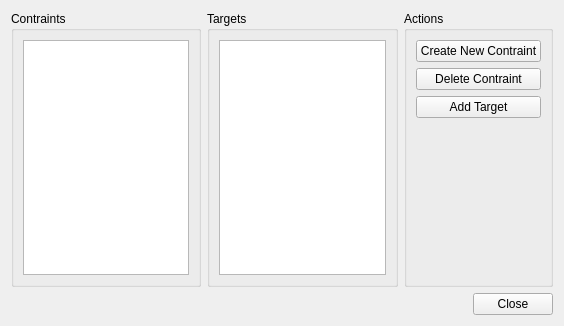
<?xml version="1.0" encoding="UTF-8"?>
<ui version="4.0">
 <class>Form</class>
 <widget class="QWidget" name="Form">
  <property name="geometry">
   <rect>
    <x>0</x>
    <y>0</y>
    <width>564</width>
    <height>326</height>
   </rect>
  </property>
  <property name="windowTitle">
   <string>Form</string>
  </property>
  <layout class="QVBoxLayout" name="verticalLayout_4">
   <item>
    <layout class="QVBoxLayout" name="verticalLayout_3">
     <item>
      <layout class="QHBoxLayout" name="horizontalLayout_2">
       <item>
        <widget class="QGroupBox" name="groupBox">
         <property name="title">
          <string>Contraints</string>
         </property>
         <layout class="QVBoxLayout" name="verticalLayout">
          <item>
           <widget class="QListWidget" name="constraints_LW"/>
          </item>
         </layout>
        </widget>
       </item>
       <item>
        <widget class="QGroupBox" name="groupBox_2">
         <property name="title">
          <string>Targets</string>
         </property>
         <layout class="QHBoxLayout" name="horizontalLayout">
          <item>
           <widget class="QListWidget" name="targets_LW"/>
          </item>
         </layout>
        </widget>
       </item>
       <item>
        <widget class="QGroupBox" name="groupBox_3">
         <property name="title">
          <string>Actions</string>
         </property>
         <layout class="QVBoxLayout" name="verticalLayout_2">
          <item>
           <widget class="QPushButton" name="create_new_constraint_PB">
            <property name="text">
             <string>Create New Contraint</string>
            </property>
           </widget>
          </item>
          <item>
           <widget class="QPushButton" name="delete_constraint_PB">
            <property name="text">
             <string>Delete Contraint</string>
            </property>
           </widget>
          </item>
          <item>
           <widget class="QPushButton" name="add_target_PB">
            <property name="text">
             <string>Add Target</string>
            </property>
           </widget>
          </item>
          <item>
           <spacer name="verticalSpacer">
            <property name="orientation">
             <enum>Qt::Vertical</enum>
            </property>
            <property name="sizeHint" stdset="0">
             <size>
              <width>20</width>
              <height>40</height>
             </size>
            </property>
           </spacer>
          </item>
         </layout>
        </widget>
       </item>
      </layout>
     </item>
     <item>
      <layout class="QHBoxLayout" name="horizontalLayout_3">
       <item>
        <spacer name="horizontalSpacer">
         <property name="orientation">
          <enum>Qt::Horizontal</enum>
         </property>
         <property name="sizeHint" stdset="0">
          <size>
           <width>608</width>
           <height>20</height>
          </size>
         </property>
        </spacer>
       </item>
       <item>
        <widget class="QPushButton" name="close_PB">
         <property name="text">
          <string>Close</string>
         </property>
        </widget>
       </item>
      </layout>
     </item>
    </layout>
   </item>
  </layout>
 </widget>
 <resources/>
 <connections/>
</ui>
